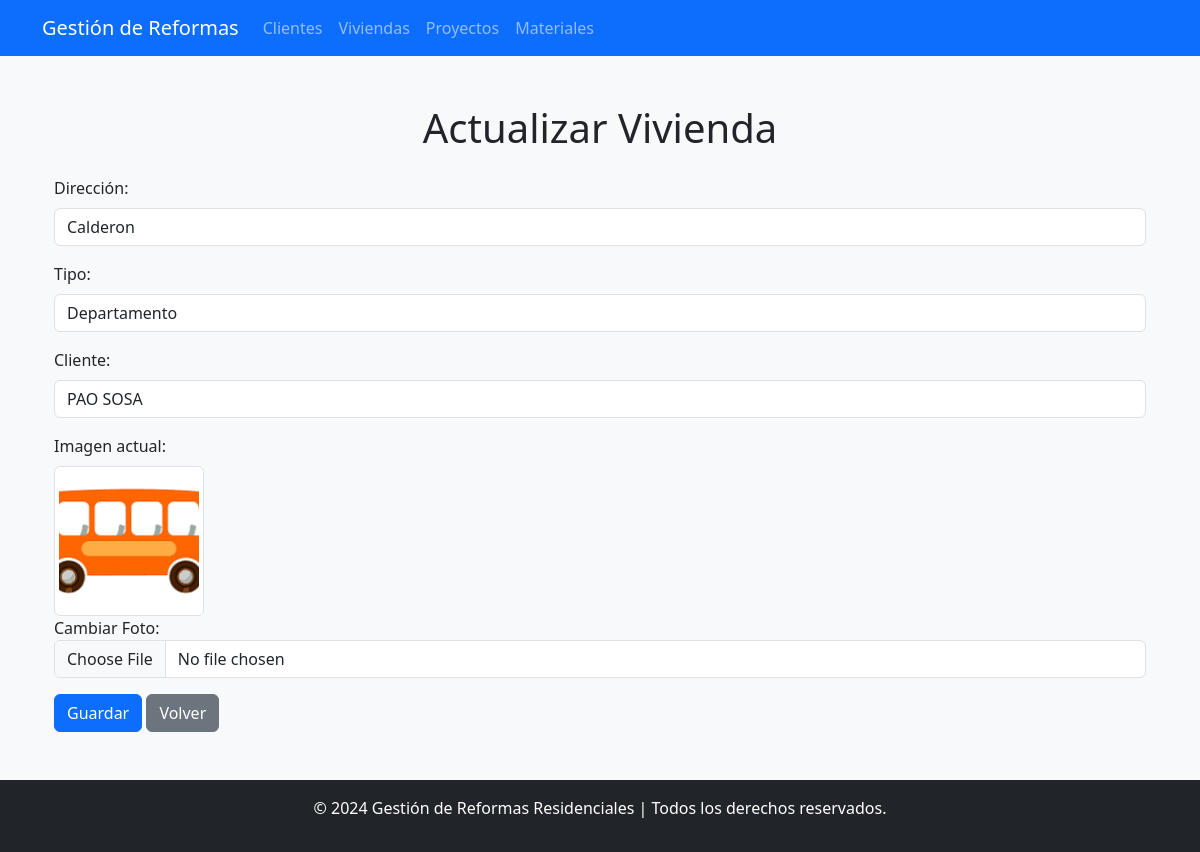
The app's page /viviendas/editar/11/ with its own data.
### Aplicaciones/Reformas_ejer09/models.py (models this page shows)
class Vivienda(models.Model):
    id_vivienda = models.AutoField(primary_key=True)
    direccion = models.CharField(max_length=255)
    tipo = models.CharField(max_length=100)
    id_cliente = models.ForeignKey('Cliente', on_delete=models.CASCADE, related_name='viviendas')
    foto = models.ImageField(upload_to='viviendas/', null=True, blank=True)  # Aquí agregamos el campo foto

class Cliente(models.Model):
    id_cliente = models.AutoField(primary_key=True)
    nombre = models.CharField(max_length=100)
    apellido = models.CharField(max_length=100)
    correo = models.EmailField(unique=True)
    telefono = models.CharField(max_length=15, blank=True, null=True)
    foto = models.ImageField(upload_to='clientes/', null=True, blank=True)  # Nuevo campo de foto

### Aplicaciones/Reformas_ejer09/views.py (the view, shortened to what this page needs)
# urls.py: path('viviendas/editar/<int:pk>/', views.editar_vivienda, name='editar_vivienda'),  # Página para editar una vivienda
def editar_vivienda(request, pk):
    vivienda = Vivienda.objects.get(pk=pk)
    clientes = Cliente.objects.all()  # Obtener todos los clientes
    return render(request, 'viviendas/updateVivienda.html', {'vivienda': vivienda, 'clientes': clientes})

### Aplicaciones/Reformas_ejer09/templates/viviendas/updateVivienda.html (shortened to what this page needs)
{% extends 'plantilla.html' %}
{% block content %}
<div class="container mt-5">
    <h1 class="text-center">Actualizar Vivienda</h1>
    <form method="POST" class="mt-4" id="frm_editar_vivienda" enctype="multipart/form-data">
        <div class="mb-3">
            <label for="direccion" class="form-label">Dirección:</label>
            <input type="text" id="direccion" name="direccion" class="form-control" value="{{ vivienda.direccion }}" required>
        </div>
        <div class="mb-3">
            <label for="tipo" class="form-label">Tipo:</label>
            <input type="text" id="tipo" name="tipo" class="form-control" value="{{ vivienda.tipo }}" required>
        </div>
        <div class="mb-3">
            <label for="id_cliente" class="form-label">Cliente:</label>
            <select id="id_cliente" name="id_cliente" class="form-control">
                {% for cliente in clientes %}
                    <option value="{{ cliente.id_cliente }}" {% if cliente.id_cliente == vivienda.id_cliente.id_cliente %}selected{% endif %}>
                        {{ cliente.nombre }} {{ cliente.apellido }}
                    </option>
                {% endfor %}
            </select>
        </div>
        <div class="mb-3">
            <label for="foto" class="form-label">Imagen actual:</label>
            <div>
                {% if vivienda.foto %}
                    <img src="{{ vivienda.foto.url }}" alt="Foto actual" class="img-thumbnail" style="width: 150px; height: 150px; object-fit: cover;">
                    <br>
                    <span>Cambiar Foto:</span>
                {% else %}
                    <span>No hay imagen cargada.</span>
                {% endif %}
            </div>
            <input type="file" id="foto" name="foto" class="form-control file-input" accept="image/png, image/jpeg, image/jpg">
        </div>
        <button type="submit" class="btn btn-primary">Guardar</button>
        <a href="{% url 'lista_viviendas' %}" class="btn btn-secondary">Volver</a>
    </form>
</div>
{% endblock %}

### records on screen
Vivienda: direccion "Calderon", tipo "Departamento", id_cliente "PAO SOSA", foto (picture)
